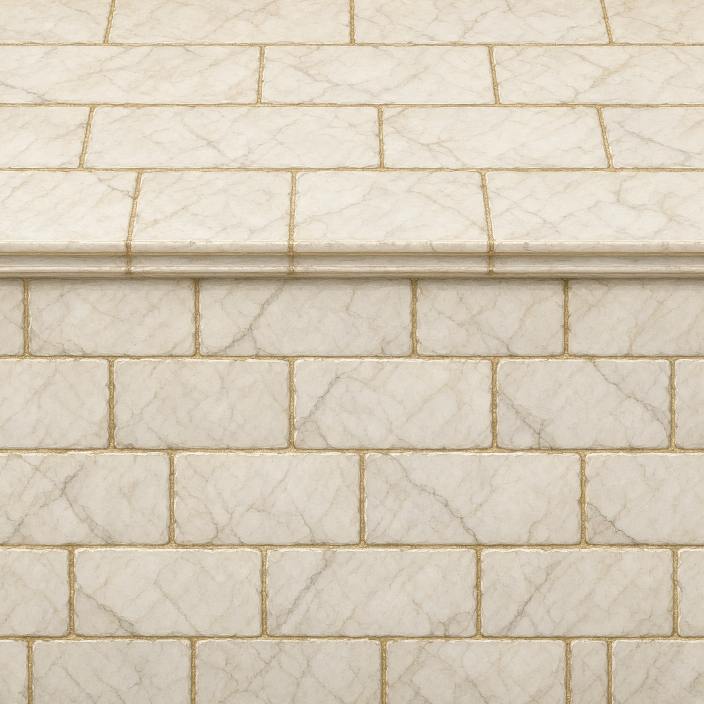
#> input picture artifacts-local/imagine_images/05c845fe-39d4-49f7-be6d-c79a56efe2e7.jpg, 1408 x 1408 px (shown at 1/2 size)
$ python seamless_tile.py --input ../artifacts-local/imagine_images/05c845fe-39d4-49f7-be6d-c79a56efe2e7.jpg --output out.png
#> lines starting #> are read from the running program, lines starting #| are printed output that depends on the picture; after the words box and inside, x2 and y2 are one past the last pixel; in counts of white or black regions, pixels touching at a corner belong together
#!/usr/bin/env python3
"""Offset-blend a generated texture into a 512px seamless tile."""
from __future__ import annotations

import argparse
from pathlib import Path

import numpy as np
from PIL import Image


def seamlessize(src: Path, dst: Path, size: int = 512, band: int = 48) -> None:
#> called with size = 512, band = 48
    im = Image.open(src).convert("RGB").resize((size, size), Image.Resampling.LANCZOS)
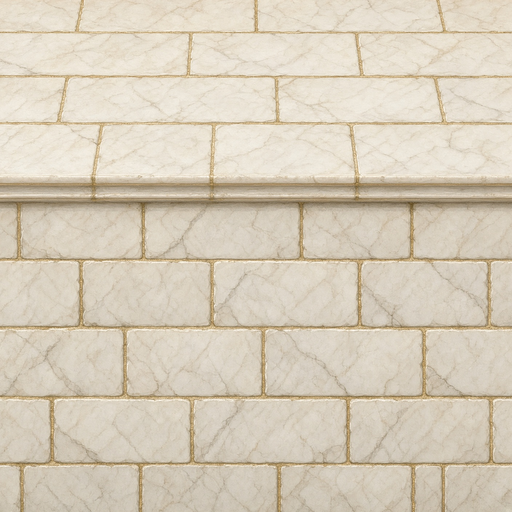
#> im: PIL image 512x512 RGB; mean R, G, B 214.6, 204.3, 186.2
    arr = np.asarray(im).astype(np.float32)
    half = size // 2
    arr = np.roll(np.roll(arr, half, axis=0), half, axis=1)
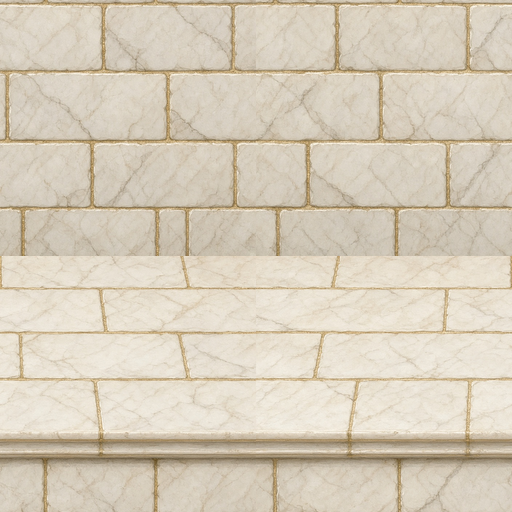
#> arr: shape (512, 512, 3) float32; mean R, G, B 214.6, 204.3, 186.2

    # Soft-blend the offset cross so the original seams disappear.
    yy = np.arange(size)
    xx = np.arange(size)
    wy = np.ones(size, dtype=np.float32)
    wx = np.ones(size, dtype=np.float32)
    for i in range(band):
        t = (i + 1) / band
        fade = 0.5 - 0.5 * np.cos(np.pi * t)
        wy[half - band + i] = fade
        wy[half + band - 1 - i] = fade
        wx[half - band + i] = fade
        wx[half + band - 1 - i] = fade
    # Rebuild from mirrored neighbors across the cross.
    out = arr.copy()
    for y in range(half - band, half + band):
        t = wy[y]
        src_y = (2 * half - y) % size
        out[y] = arr[y] * t + arr[src_y] * (1 - t)
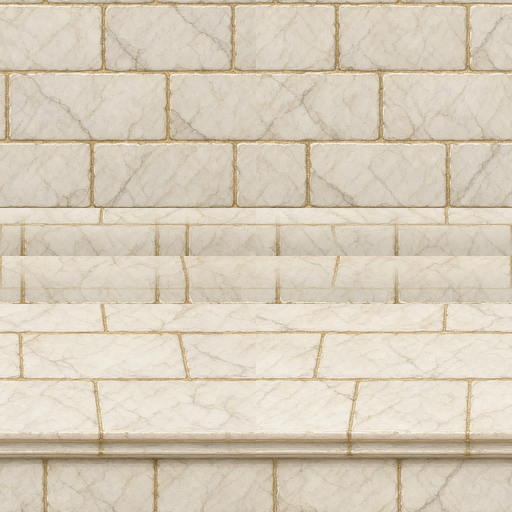
#> out: shape (512, 512, 3) float32; 18.36% of pixels changed, all inside (x1, y1, x2, y2) = (0, 208, 512, 304)
    for x in range(half - band, half + band):
        t = wx[x]
        src_x = (2 * half - x) % size
        out[:, x] = out[:, x] * t + out[:, src_x] * (1 - t)
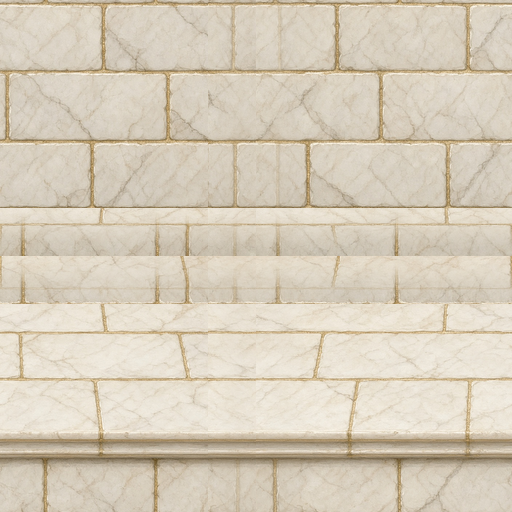
#> out: shape (512, 512, 3) float32; 18.33% of pixels changed, all inside (x1, y1, x2, y2) = (208, 0, 304, 512)

    Image.fromarray(np.clip(out, 0, 255).astype(np.uint8)).save(dst, "PNG")


def main() -> None:
    p = argparse.ArgumentParser()
    p.add_argument("--input", required=True)
    p.add_argument("--output", required=True)
    p.add_argument("--size", type=int, default=512)
    args = p.parse_args()
    dst = Path(args.output)
    dst.parent.mkdir(parents=True, exist_ok=True)
    seamlessize(Path(args.input), dst, size=args.size)


if __name__ == "__main__":
    main()
